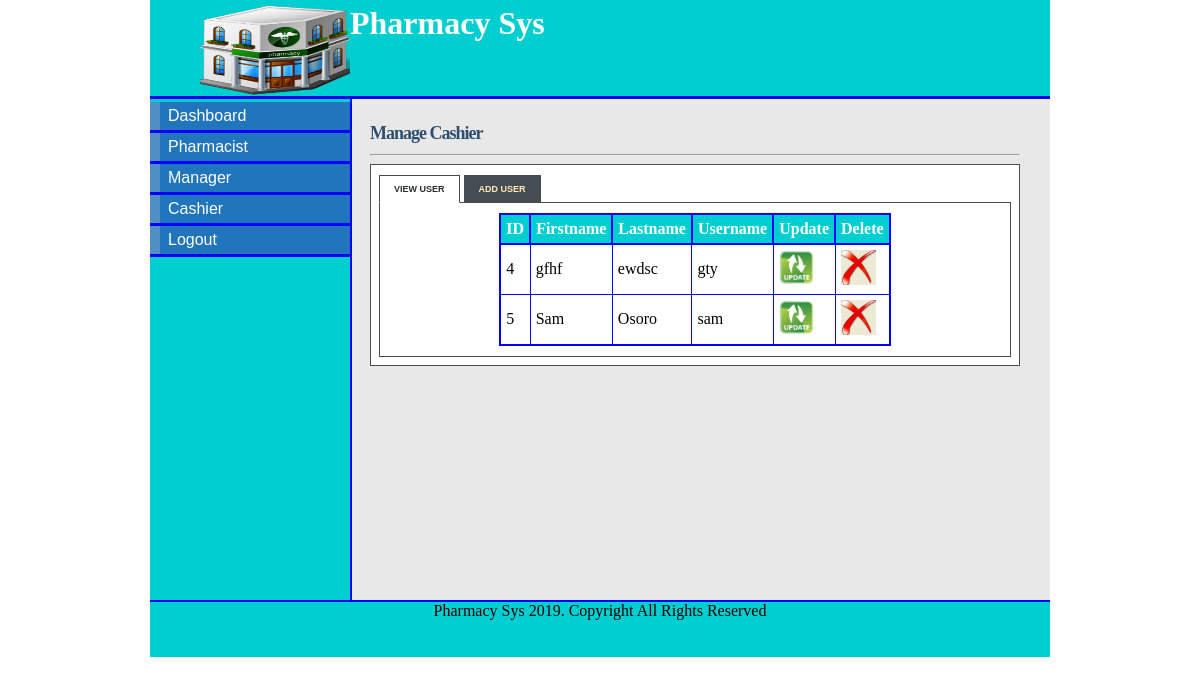
The page /admin_cashier.php (signed in) on the database as committed earlier.
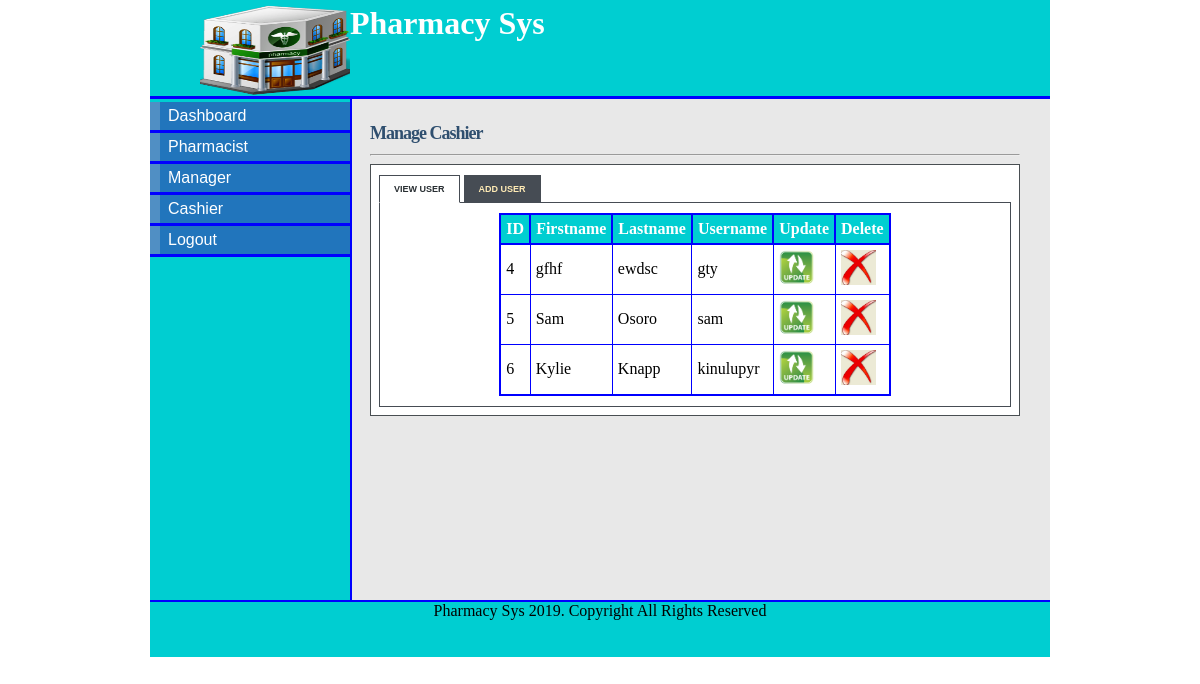
The same page on the database as committed later.
### tables this page shows
CREATE TABLE `cashier` (
  `cashier_id` int(9) NOT NULL,
  `first_name` varchar(150) NOT NULL,
  `last_name` varchar(150) NOT NULL,
  `staff_id` varchar(100) NOT NULL,
  `postal_address` varchar(200) NOT NULL,
  `phone` varchar(20) NOT NULL,
  `email` varchar(100) NOT NULL,
  `username` varchar(100) NOT NULL,
  `password` varchar(32) NOT NULL,
  `date` datetime NOT NULL
);

### admin_cashier.php (the view, shortened to what this page needs)
<!DOCTYPE html>
<html>
<head>
    <link rel="stylesheet" type="text/css" href="style/mystyle.css">
    <link rel="stylesheet" href="style/style.css" type="text/css" media="screen" />
    <link rel="stylesheet" href="style/table.css" type="text/css" media="screen" />
</head>
<body>
<div id="content">
<div id="header">
<h1><a href="#"><img src="images/hd_logo.jpg"></a> Pharmacy Sys</h1></div>
<div id="left_column">
<div id="button">
<ul>
			<li><a href="admin.php">Dashboard</a></li>
			<li><a href="admin_pharmacist.php">Pharmacist</a></li>
			<li><a href="admin_manager.php">Manager</a></li>
			<li><a href="admin_cashier.php">Cashier</a></li>
			<li><a href="logout.php">Logout</a></li>
		</ul>
</div>
		</div>
<div id="main">
<div id="tabbed_box" class="tabbed_box">
    <h4>Manage Cashier</h4>
<hr/>
    <div class="tabbed_area">
        <ul class="tabs">
            <li><a href="javascript:tabSwitch('tab_1', 'content_1');" id="tab_1" class="active">View User</a></li>
            <li><a href="javascript:tabSwitch('tab_2', 'content_2');" id="tab_2">Add User</a></li>
        </ul>
        <div id="content_1" class="content">
		<?php echo $message;
        include_once('connect_db.php');
        $result = mysqli_query($con,"SELECT * FROM cashier")
                or die(mysqli_error());
        echo "<table border='1' cellpadding='5' align='center'>";
        echo "<tr> <th>ID</th><th>Firstname </th> <th>Lastname </th> <th>Username </th><th>Update </th><th>Delete</th></tr>";
        while($row = mysqli_fetch_array( $result )) {
                echo "<tr>";
                echo '<td>' . $row['cashier_id'] . '</td>';
                echo '<td>' . $row['first_name'] . '</td>';
				echo '<td>' . $row['last_name'] . '</td>';
				echo '<td>' . $row['username'] . '</td>';
				?>
				<td><a href="update_cashier.php?username=<?php echo $row['username']?>"><img src="images/update-icon.png" width="35" height="35" border="0" /></a></td>
				<td><a href="delete_cashier.php?cashier_id=<?php echo $row['cashier_id']?>"><img src="images/delete-icon.jpg" width="35" height="35" border="0" /></a></td>
				<?php
		 }
        echo "</table>";
?>
        </div>
    </div>
</div>
</div>
<div id="footer" align="Center"> Pharmacy Sys 2019. Copyright All Rights Reserved</div>
</div>
</body>
</html>

Rows that differ between the two databases and show on the page:
added cashier: cashier_id "6", first_name "Kylie", last_name "Knapp", username "kinulupyr"
